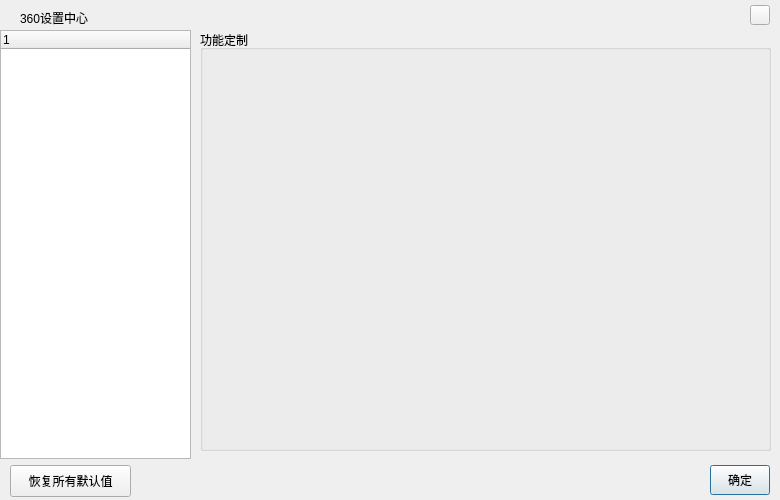
<?xml version="1.0" encoding="UTF-8"?>
<ui version="4.0">
 <class>OptionDialog</class>
 <widget class="QDialog" name="OptionDialog">
  <property name="geometry">
   <rect>
    <x>0</x>
    <y>0</y>
    <width>780</width>
    <height>500</height>
   </rect>
  </property>
  <property name="windowTitle">
   <string>Dialog</string>
  </property>
  <widget class="QWidget" name="background" native="true">
   <property name="geometry">
    <rect>
     <x>0</x>
     <y>0</y>
     <width>780</width>
     <height>500</height>
    </rect>
   </property>
   <widget class="QWidget" name="main" native="true">
    <property name="geometry">
     <rect>
      <x>0</x>
      <y>30</y>
      <width>780</width>
      <height>430</height>
     </rect>
    </property>
    <widget class="QTreeWidget" name="treeWidget">
     <property name="geometry">
      <rect>
       <x>0</x>
       <y>0</y>
       <width>191</width>
       <height>429</height>
      </rect>
     </property>
     <column>
      <property name="text">
       <string notr="true">1</string>
      </property>
     </column>
    </widget>
    <widget class="QWidget" name="right" native="true">
     <property name="geometry">
      <rect>
       <x>190</x>
       <y>0</y>
       <width>591</width>
       <height>429</height>
      </rect>
     </property>
     <widget class="QGroupBox" name="groupBox">
      <property name="geometry">
       <rect>
        <x>10</x>
        <y>0</y>
        <width>571</width>
        <height>421</height>
       </rect>
      </property>
      <property name="title">
       <string>功能定制</string>
      </property>
     </widget>
    </widget>
   </widget>
   <widget class="QWidget" name="bottom" native="true">
    <property name="geometry">
     <rect>
      <x>0</x>
      <y>460</y>
      <width>781</width>
      <height>40</height>
     </rect>
    </property>
    <widget class="QPushButton" name="pushButton">
     <property name="geometry">
      <rect>
       <x>710</x>
       <y>5</y>
       <width>60</width>
       <height>30</height>
      </rect>
     </property>
     <property name="text">
      <string>确定</string>
     </property>
    </widget>
    <widget class="QPushButton" name="pushButton_2">
     <property name="geometry">
      <rect>
       <x>10</x>
       <y>5</y>
       <width>121</width>
       <height>32</height>
      </rect>
     </property>
     <property name="text">
      <string>恢复所有默认值</string>
     </property>
    </widget>
   </widget>
   <widget class="QLabel" name="title">
    <property name="geometry">
     <rect>
      <x>20</x>
      <y>10</y>
      <width>141</width>
      <height>16</height>
     </rect>
    </property>
    <property name="text">
     <string>360设置中心</string>
    </property>
   </widget>
   <widget class="QPushButton" name="close">
    <property name="geometry">
     <rect>
      <x>750</x>
      <y>5</y>
      <width>20</width>
      <height>20</height>
     </rect>
    </property>
    <property name="text">
     <string/>
    </property>
   </widget>
  </widget>
 </widget>
 <resources/>
 <connections/>
</ui>
